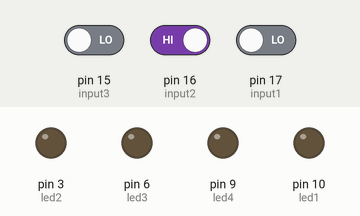
Recording of a sketch running on a simulated Arduino Uno, built with avr-gcc and run on an emulated ATmega328P. On the bench: output pins drawn as LEDs (lit = HIGH). The inputs (shaded band) are chosen by the test bench; at power-on: pin 17 (input1) LOW, pin 16 (input2) HIGH, pin 15 (input3) LOW.

Above: at 1.2 s.
1.3 s: pin 17 (input1) driven HIGH
At 2.5 s:
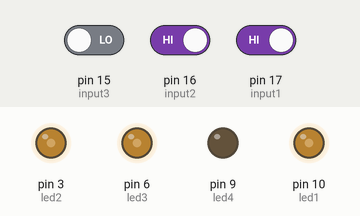
2.8 s: pin 16 (input2) driven LOW
5.8 s: pin 16 (input2) driven HIGH
7.3 s: pin 15 (input3) driven HIGH
At 8.5 s:
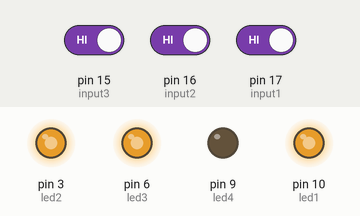
8.8 s: pin 15 (input3) driven LOW
At 9.6 s:
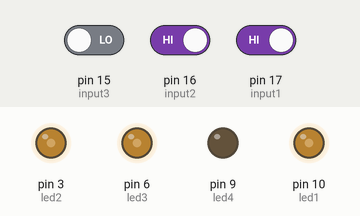
Timing chart, 0 to 11.3 s (numbered marks = the images above; inputs shaded):
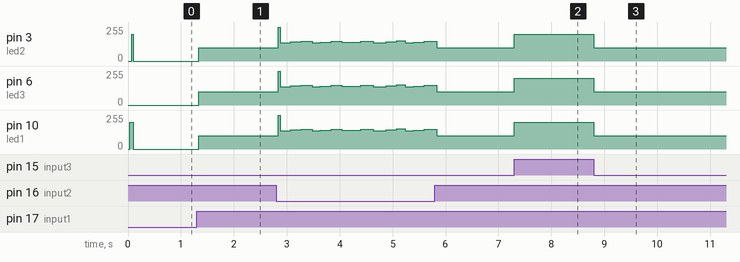

The sketch:

HaloProductionV2.ino
```cpp
/*
 ____  ____  _____   ____  ____  ___  ____    _   _    __    __    _____    __  __  _  _
(  _ \(  _ \(  _  ) (_  _)( ___)/ __)(_  _)  ( )_( )  /__\  (  )  (  _  )  (  )(  )( )/ )
 )___/ )   / )(_)( .-_)(   )__)( (__   )(     ) _ (  /(__)\  )(__  )(_)(    )(__)(  )  (
(__)  (_)\_)(_____)\____) (____)\___) (__)   (_) (_)(__)(__)(____)(_____)  (______)(_)\_)
                                Brought to you by Jabawoki
                                    www.jabawoki.com

On boot up, they run Mode 1 once, then default to Mode 2 below

Mode 1:           Fade from 0% to 100% to 80% in sequence from Led 1 (inside) to Led 3 (outside)
Mode 2:           Daytime operation – all Leds at 80%
Mode 3:           Night operation – all Leds at 50%
Mode 4:           Signal Mode – Outer Led & inner Led rings at 30% - middle ring off
Mode 5:           All rings at 100%

Modes 3,4 & 5 are selected by a HIGH signal on each of the 3 opto’s.

Revision History: Development Version

V1  Experimental - no ndictor function
V2  Experimental - no indicator function
V3  Production - all functions OK
V4  Experimental - adding debounce function
V5  Experimental - adding debounce function
V6  Experimental - adding debounce function
V7  Production - Added Indicator debouncing routine and 10ms timer
V8  Production - IndicatorState variable is now set correctly on startup
V9  Production - Increased Brightness Levels & added brightness key

Revision History: Production Version
V1 Production - Updated pin outs for new hardware + brightness tweeks
V2 Prodiction - Sorted pin mappings and adjusted timers for faster chip
*/

// Definition of interrupt names
#include < avr/io.h >
// ISR interrupt service routine
#include < avr/interrupt.h >

#define TIMER_EXPIRED  0
#define INDICATOR_DEBOUNCEDELAY  25  // 100ms debounce time; increase if required
#define INDICATOR_LOCKOUTDELAY 150  // 100 = 1s
#define TIMER_TICK  10               // 10ms timer tick interval

volatile int led1 = 10;              // OUT1 (14) the pin that the inner ring is attached to // Timer 1
volatile int led2 = 3;               // OUT2 (1) the pin that the middle ring is attached to // Timer 2
volatile int led3 = 6;               // OUT3 (10) the pin that the outer ring is attached to // Timer 0
volatile int led4 = 9;               // OUT4 (13) optional output for expansion // Timer 1
volatile int input1 = 17;            // IN1 (26) the input from the indicators
volatile int input2 = 16;            // IN2 (25) the input from the main beam
volatile int input3 = 15;            // IN3 (24) the input from the driving lights
volatile int input4 = 14;            // IN4 (23) optional input for expansion

// Jumpers are on pins 0 & 1 & are also serial lines if needed

int leddelay = 6;
int dayORnight = 0;
int mainBeam = 0;

/*
Brightness Levels:
25  = 10%
50  = 20%
75  = 30%
100 = 40%
125 = 50%
150 = 60%
175 = 70%
200 = 80%
225 = 90%
255 = 100%
*/

volatile int dayLevel = 200;
volatile int signalInner = 50;
volatile int signalCentre = 50;
volatile int signalOuter = 50;
volatile int nightLevelInner = 100;
volatile int nightLevelMiddle = 100;
volatile int nightLevelOuter = 100;

int CurrentIndicatorState = 0;   // the current reading from the input pin
int LastIndicatorState = 0;      // the previous reading from the input pin
bool IndicatorState;             // debounced indicator state

// the following variables are long's because the time, measured in miliseconds,
// will quickly become a bigger number than can be stored in an int.
long IndicatorDebounceTimer = 0;    // Indicator noise debounce timer
long IndicatorLockoutTimer = 0;     // Indicator lockout timer
long previousMillis = 0;      // will store last timer was updated

bool resetAfterInd = true;


// the setup routine runs once on boot:
void setup()
{
  // Set pin states
  pinMode(led1, OUTPUT);
  pinMode(led2, OUTPUT);
  pinMode(led3, OUTPUT);
  pinMode(led4, OUTPUT);
  pinMode(input4, INPUT);
  pinMode(input3, INPUT);
  pinMode(input2, INPUT);
  pinMode(input1, INPUT);

  // Set timer frequencies
  TCCR2B = TCCR2B & 0b11111000 | 0x01;
  TCCR1B = TCCR1B & 0b11111000 | 0x01;
  TCCR0B = TCCR0B & 0b11111000 | 0x01;
}

void msTimers(void) {

  unsigned long currentMillis = millis();

  if( currentMillis - previousMillis > TIMER_TICK )
  {
    // save the last timer
    previousMillis = currentMillis;

    // decrement any system timers that are running
    if ( IndicatorDebounceTimer != 0 )
      IndicatorDebounceTimer--;
    if ( IndicatorLockoutTimer != 0 )
      IndicatorLockoutTimer--;
  }

}

// Startup routine
void launch(int qq)
{
  for ( int q=0; q<qq; q++ )
  // Led 1 Fade Sequence
  {
    for ( int p=0; p<=255; p+=1 )
    {
      analogWrite(led1, p);
      delay(leddelay);
    }
    for ( int q=255; q>=dayLevel; q-=1 )
    {
      analogWrite(led1, q);
      delay(leddelay);
    }
    // Led 2 Fade Sequence
    for ( int r=0; r<=255; r+=1 )
    {
        analogWrite(led2, r);
        delay(leddelay);
    }
    for ( int s=255; s>=dayLevel; s-=1 )
    {
        analogWrite(led2, s);
        delay(leddelay);
    }
    // Led 3 Fade Sequence
    for ( int t=0; t<=255; t+=1 )
    {
        analogWrite(led3, t);
        delay(leddelay);
    }
    for ( int u=255; u>=dayLevel; u-=1 )
    {
        analogWrite(led3, u);
        delay(leddelay);
    }
  }

  // initialise indicator states
  CurrentIndicatorState = digitalRead(input1);
  LastIndicatorState = CurrentIndicatorState;
  if (CurrentIndicatorState == HIGH)
  {
    IndicatorState = false;
  }
  else
  {
    IndicatorState = true;
  }
}

void DebounceIndicator(void) {

  // read the state of the indicator into a local variable:
  int Indicator_reading = digitalRead(input1);

  // If indicator changed, due to noise or change of state:
  if (Indicator_reading != LastIndicatorState)
  {
    // reset the indicator debouncing timer
    IndicatorDebounceTimer = INDICATOR_DEBOUNCEDELAY;
  }

  if (IndicatorDebounceTimer == TIMER_EXPIRED)
  {
    // whatever the reading is at, it's been there for longer
    // than the debounce delay, so take it as the actual current state:

    // if the indicator state has changed:
    if (Indicator_reading != CurrentIndicatorState)
    {
      CurrentIndicatorState = Indicator_reading;
      // start indicator lockout timer
      IndicatorLockoutTimer = INDICATOR_LOCKOUTDELAY;

      // check the state of indicator is ON
      if (CurrentIndicatorState == LOW)
      {
        // indicator state is in transition
        IndicatorState = true;
      }
    }
  }

  if (IndicatorLockoutTimer == TIMER_EXPIRED)
  {
      // check the state of indicator is still OFF
      if (CurrentIndicatorState == HIGH)
      {
        IndicatorState = false;
      }
  }

  // save the reading.  Next time through the loop,
  // it'll be the lastIndicatorState:
  LastIndicatorState = Indicator_reading;
}


// normal use
void Running()
{
  dayORnight = digitalRead(input3);
  mainBeam = digitalRead(input2);

  if (mainBeam == LOW && IndicatorState == false)
  {
    if(resetAfterInd)
    {
      // Fade all Leds back on
      for ( int t=0; t<=255; t+=1 )
      {
        analogWrite(led1, t);
        analogWrite(led2, t);
        analogWrite(led3, t);
        delay(leddelay);
      }
      for ( int u=255; u>=dayLevel; u-=1 )
      {
        analogWrite(led1, u);
        analogWrite(led2, u);
        analogWrite(led3, u);
        delay(leddelay);
      }
    }
    else
    {
      /* once ramped up enter here */
      digitalWrite(led1,HIGH);
      digitalWrite(led2,HIGH);
      digitalWrite(led3,HIGH);
    }
  }
  else if (dayORnight == HIGH  && IndicatorState == false)
  {
      analogWrite(led1, dayLevel);
      analogWrite(led2, dayLevel);
      analogWrite(led3, dayLevel);
  }
  else if (IndicatorState == false)
  {
      analogWrite(led1, nightLevelInner);
      analogWrite(led2, nightLevelMiddle);
      analogWrite(led3, nightLevelOuter);
  }
  else if (IndicatorState == true)
  {
      // here is where you want to set
      // the polarity of led1 and led2 to be reversed
      analogWrite(led1, 0);
      analogWrite(led2, 0);
      analogWrite(led3, 0);
      resetAfterInd = true;
  }

  // else if (IndicatorState == true)
  // {
  //     analogWrite(led1, signalInner);
  //     analogWrite(led2, signalCentre);
  //     analogWrite(led3, signalOuter);
  // }


}


// the loop routine runs over and over again forever:
void loop()
{
  launch(1);
  while(1) {
    msTimers();
    DebounceIndicator();
    Running();
  }
}
```

Measured:
- after the input at 1.3 s, pin 3 (led2), pin 6 (led3), pin 10 (led1): 0/255 → 100/255 at once
- after the input at 7.3 s, pin 3 (led2), pin 6 (led3), pin 10 (led1): 100/255 → 200/255 at once
- after the input at 8.8 s, pin 3 (led2), pin 6 (led3), pin 10 (led1): 200/255 → 100/255 at once
